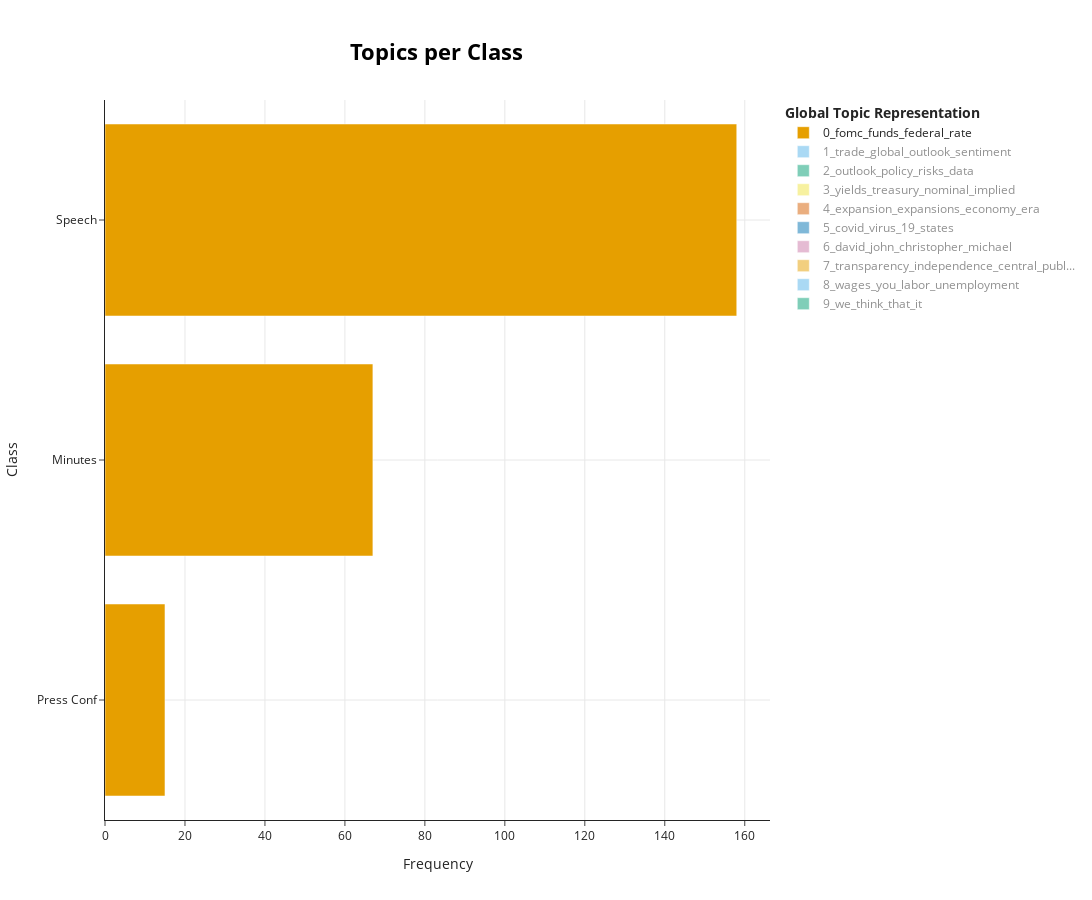

Notebook code cell kept with this figure:
### Markdown cell above
## 5. Source Comparison (Scripted vs Unscripted)
Are some topics unique to Q&A?

### Code cell
classes = df['source'].to_list()
topics_per_class = topic_model.topics_per_class(docs, classes=classes)
topic_model.visualize_topics_per_class(topics_per_class, top_n_topics=10)

### Figure 1 — Plotly figure (JSON) as saved in the notebook; plotly's stock layout.template omitted (floating-point values rounded to 4 significant figures)
{"data": [{"hoverinfo": "text", "hovertext": ["<b>Topic 0</b><br>Words: fomc, funds, federal, rate, the", "<b>Topic 0</b><br>Words: fomc, funds, federal, conjunction, submitted", "<b>Topic 0</b><br>Words: fomc, federal, funds, rate, participants"], "marker": {"color": "#E69F00"}, "name": "0_fomc_funds_federal_rate", "orientation": "h", "type": "bar", "visible": true, "x": [15, 67, 158], "y": ["Press Conf", "Minutes", "Speech"]}, {"hoverinfo": "text", "hovertext": ["<b>Topic 1</b><br>Words: trade, global, risks, china, growth", "<b>Topic 1</b><br>Words: trade, sentiment, outlook, global, concerns", "<b>Topic 1</b><br>Words: trade, global, risks, brexit, uncertainty"], "marker": {"color": "#56B4E9"}, "name": "1_trade_global_outlook_sentiment", "orientation": "h", "type": "bar", "visible": "legendonly", "x": [15, 100, 34], "y": ["Press Conf", "Minutes", "Speech"]}, {"hoverinfo": "text", "hovertext": ["<b>Topic 2</b><br>Words: outlook, data, policy, evolving, committee", "<b>Topic 2</b><br>Words: deemed, committee, noted, characterization, accordingly", "<b>Topic 2</b><br>Words: policy, outlook, risks, incoming, data"], "marker": {"color": "#009E73"}, "name": "2_outlook_policy_risks_data", "orientation": "h", "type": "bar", "visible": "legendonly", "x": [17, 3, 117], "y": ["Press Conf", "Minutes", "Speech"]}, {"hoverinfo": "text", "hovertext": ["<b>Topic 3</b><br>Words: yields, treasury, nominal, implied, path", "<b>Topic 3</b><br>Words: yields, german, bond, treasury, axis"], "marker": {"color": "#F0E442"}, "name": "3_yields_treasury_nominal_implied", "orientation": "h", "type": "bar", "visible": "legendonly", "x": [128, 6], "y": ["Minutes", "Speech"]}, {"hoverinfo": "text", "hovertext": ["<b>Topic 4</b><br>Words: feet, sure, exact, stand, nature", "<b>Topic 4</b><br>Words: attributed, entered, adverse, scenario, materially", "<b>Topic 4</b><br>Words: expansion, expansions, economy, era, world"], "marker": {"color": "#D55E00"}, "name": "4_expansion_expansions_economy_era", "orientation": "h", "type": "bar", "visible": "legendonly", "x": [1, 2, 118], "y": ["Press Conf", "Minutes", "Speech"]}, {"hoverinfo": "text", "hovertext": ["<b>Topic 5</b><br>Words: virus, covid, know, it, economic", "<b>Topic 5</b><br>Words: virus, states, united, covid, economic", "<b>Topic 5</b><br>Words: covid, virus, 19, spread, coronavirus"], "marker": {"color": "#0072B2"}, "name": "5_covid_virus_19_states", "orientation": "h", "type": "bar", "visible": "legendonly", "x": [9, 64, 43], "y": ["Press Conf", "Minutes", "Speech"]}, {"hoverinfo": "text", "hovertext": ["<b>Topic 6</b><br>Words: david, john, christopher, michael, romer"], "marker": {"color": "#CC79A7"}, "name": "6_david_john_christopher_michael", "orientation": "h", "type": "bar", "visible": "legendonly", "x": [108], "y": ["Speech"]}, {"hoverinfo": "text", "hovertext": ["<b>Topic 7</b><br>Words: central, transparency, sanctions, public, independence", "<b>Topic 7</b><br>Words: transparency, independence, central, public, accountability"], "marker": {"color": "#E69F00"}, "name": "7_transparency_independence_central_publ...", "orientation": "h", "type": "bar", "visible": "legendonly", "x": [3, 104], "y": ["Press Conf", "Speech"]}, {"hoverinfo": "text", "hovertext": ["<b>Topic 8</b><br>Words: wages, you, labor, unemployment, so", "<b>Topic 8</b><br>Words: wage, wages, labor, market, increases"], "marker": {"color": "#56B4E9"}, "name": "8_wages_you_labor_unemployment", "orientation": "h", "type": "bar", "visible": "legendonly", "x": [97, 7], "y": ["Press Conf", "Speech"]}, {"hoverinfo": "text", "hovertext": ["<b>Topic 9</b><br>Words: we, think, that, it, you"], "marker": {"color": "#009E73"}, "name": "9_we_think_that_it", "orientation": "h", "type": "bar", "visible": "legendonly", "x": [97], "y": ["Press Conf"]}], "layout": {"height": 900, "hoverlabel": {"bgcolor": "white", "font": {"family": "Rockwell", "size": 16}}, "legend": {"title": {"text": "<b>Global Topic Representation"}}, "title": {"font": {"color": "Black", "size": 22}, "text": "<b>Topics per Class</b>", "x": 0.4, "xanchor": "center", "y": 0.95, "yanchor": "top"}, "width": 1250, "xaxis": {"showgrid": true, "title": {"text": "Frequency"}}, "yaxis": {"showgrid": true, "title": {"text": "Class"}}}}
